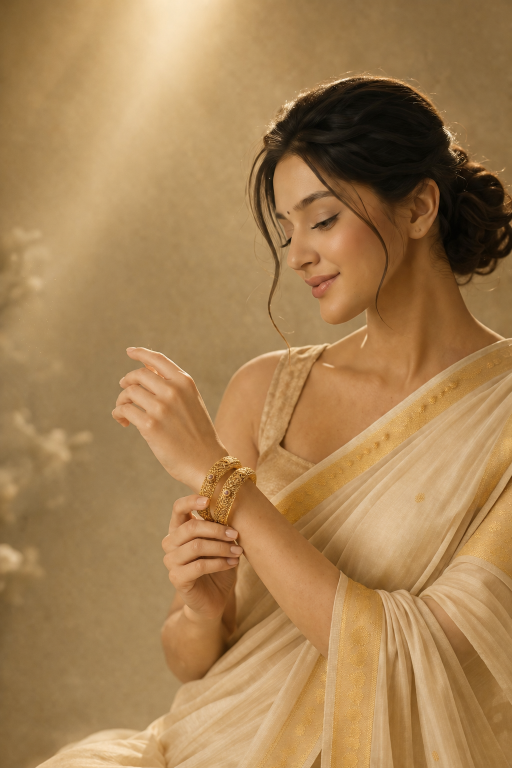
#> input picture src/assets/images/out.png, 1024 x 1536 px (shown at 1/2 size)
$ python make_out_empty.py
#> lines starting #> are read from the running program, lines starting #| are printed output that depends on the picture; after the words box and inside, x2 and y2 are one past the last pixel; in counts of white or black regions, pixels touching at a corner belong together; long printed decimals are rounded
#!/usr/bin/env python3
"""
Build scroll-story portrait pair from out.png (desired finale):

  out-empty.webp  — same pose as out.png, bangles softly covered with skin fill
  (worn finale is the original out.png — exact final frame the site should end on)

Also prints wrist geometry for bangleStory.js.

Usage:
  python3 tools/make_out_empty.py
"""

from __future__ import annotations

import json
from pathlib import Path

import cv2
import numpy as np
from PIL import Image

ROOT = Path(__file__).resolve().parents[1]
IMAGES = ROOT / "src" / "assets" / "images"
STORY = IMAGES / "story"


def main() -> None:
    out_bgr = cv2.imread(str(IMAGES / "out.png"))
#> out_bgr is the input picture: shape (1536, 1024, 3); mean B, G, R 83.5, 129, 166
    if out_bgr is None:
        raise SystemExit("out.png not found")
    h, w = out_bgr.shape[:2]
#> h = 1536; w = 1024
    rgb = cv2.cvtColor(out_bgr, cv2.COLOR_BGR2RGB)

    # --- Detect bangle metal in wrist ROI ---
    hsv = cv2.cvtColor(out_bgr, cv2.COLOR_BGR2HSV)
#> hsv: shape (1536, 1024, 3); mean H, S, V 16.8, 130.2, 166
    gold = cv2.inRange(hsv, (10, 65, 75), (38, 255, 255))
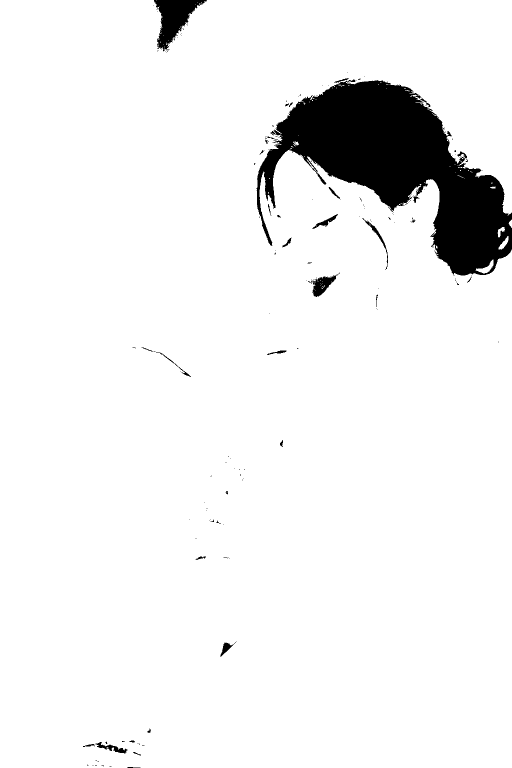
#> gold: shape (1536, 1024) (shown at 1/2 size); 93.8% white; 174 black regions (140 under 20 px), largest, box (x1, y1, x2, y2) and area: (513, 159, 1024, 552) 88001, (308, 0, 414, 103) 4923, (616, 545, 680, 594) 1119
    red = cv2.inRange(hsv, (0, 70, 50), (12, 255, 220))
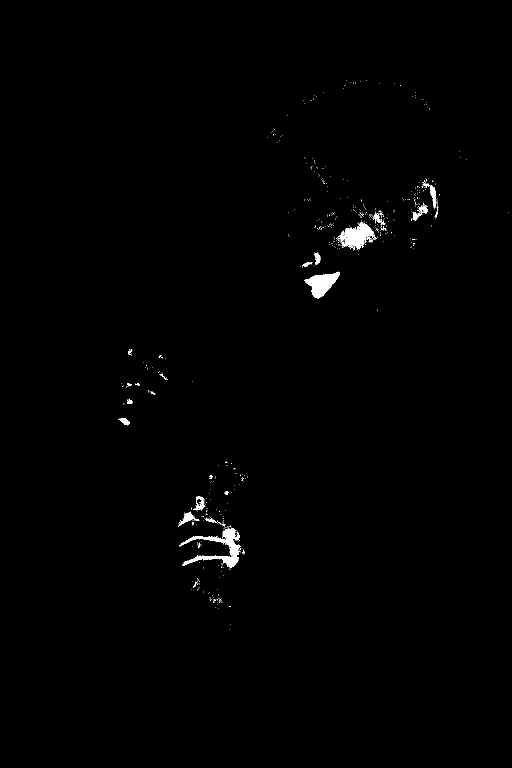
#> red: shape (1536, 1024) (shown at 1/2 size); 0.63% white; 595 white regions (569 under 20 px), largest, box (x1, y1, x2, y2) and area: (358, 1055, 482, 1137) 2555, (673, 445, 753, 501) 2010, (609, 543, 680, 597) 1935
    metal = cv2.bitwise_or(gold, red)
#> metal: shape (1536, 1024); 93.9% white; 150 black regions (118 under 20 px), largest, box (x1, y1, x2, y2) and area: (513, 159, 1024, 552) 87798, (308, 0, 414, 103) 4923, (190, 1484, 255, 1507) 482

    center = (438, 918)
    roi = np.zeros((h, w), np.uint8)
    cv2.ellipse(roi, center, (105, 95), -18, 0, 360, 255, -1)
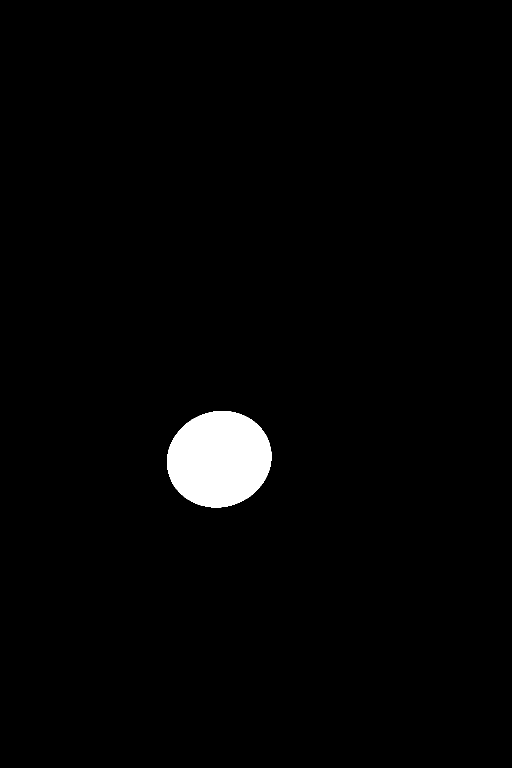
#> roi: shape (1536, 1024) (shown at 1/2 size); 2% white; 1 white region, box (x1, y1, x2, y2) and area: (334, 822, 543, 1015) 31591
    metal = cv2.bitwise_and(metal, roi)
#> metal: shape (1536, 1024); 2% white; 1 white region, box (x1, y1, x2, y2) and area: (334, 822, 543, 1015) 31582
    metal = cv2.morphologyEx(metal, cv2.MORPH_CLOSE, np.ones((4, 4), np.uint8), iterations=2)
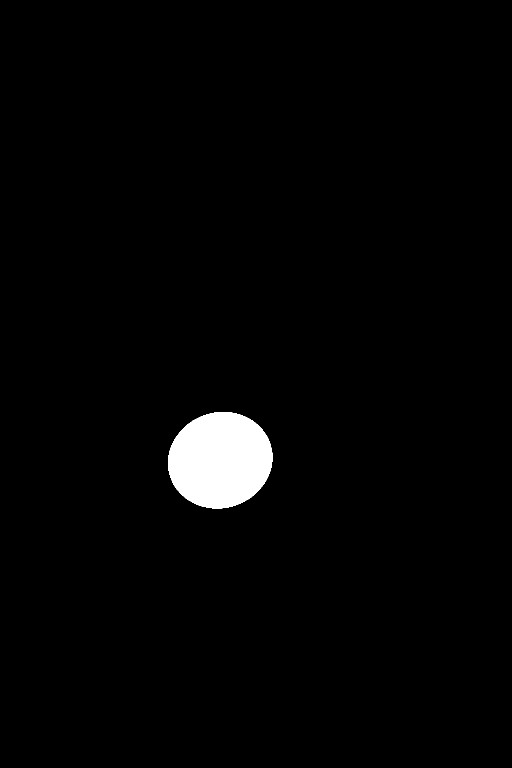
#> metal: shape (1536, 1024) (shown at 1/2 size); 2% white; 1 white region, box (x1, y1, x2, y2) and area: (336, 824, 545, 1017) 31591
    metal = cv2.dilate(metal, np.ones((5, 5), np.uint8), iterations=1)
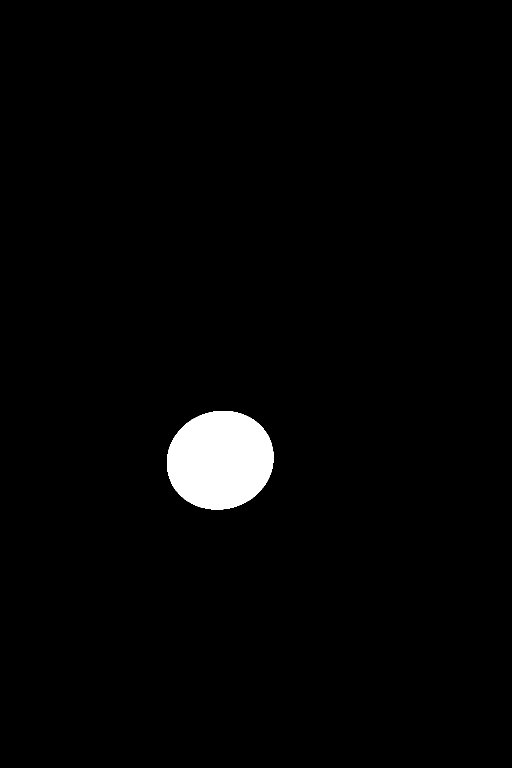
#> metal: shape (1536, 1024) (shown at 1/2 size); 2.1% white; 1 white region, box (x1, y1, x2, y2) and area: (334, 822, 547, 1019) 33215

    # Soft elliptical cover so residual gems are hidden
    cover = np.zeros((h, w), np.uint8)
    cv2.ellipse(cover, center, (90, 80), -18, 0, 360, 255, -1)
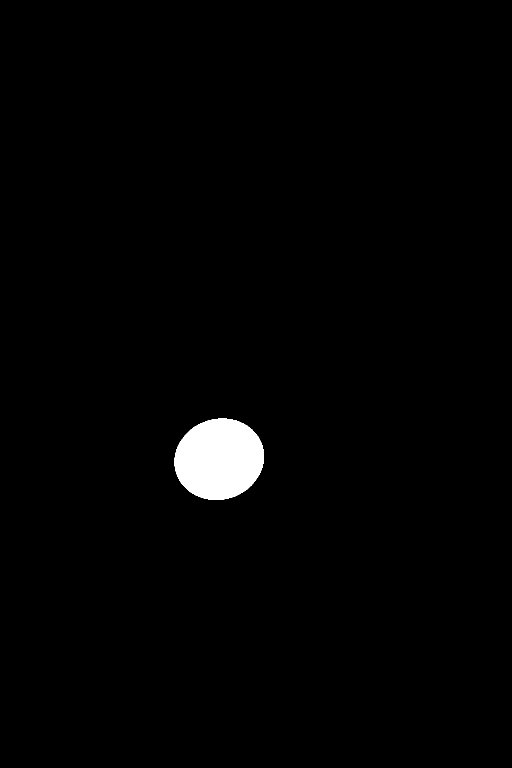
#> cover: shape (1536, 1024) (shown at 1/2 size); 1.5% white; 1 white region, box (x1, y1, x2, y2) and area: (349, 837, 528, 1000) 22845
    cover = cv2.GaussianBlur(cover, (0, 0), 10)
    metal_soft = cv2.GaussianBlur(metal, (0, 0), 5)
    alpha = np.maximum(
        cover.astype(np.float32) / 255.0,
        metal_soft.astype(np.float32) / 255.0,
    )
    alpha = np.clip(alpha, 0, 1)

    # Skin samples along the forearm
    p1 = np.median(rgb[790:840, 490:560].reshape(-1, 3), axis=0)
#> p1 = [194, 141, 89]
    p3 = np.median(rgb[940:985, 395:460].reshape(-1, 3), axis=0)
#> p3 = [181, 125, 65]
    t = np.clip((np.arange(h).reshape(-1, 1, 1) - 800) / 200.0, 0, 1)
#> t = 1536 values from 0 to 1
    grad = p1 * (1 - t) + p3 * t
#> grad = 1536 rows, first 8: [194, 141, 89], [194, 141, 89], [194, 141, 89], [194, 141, 89], [194, 141, 89], [194, 141, 89], [194, 141, 89], [194, 141, 89]
    grad = np.broadcast_to(grad, (h, w, 3)).copy()
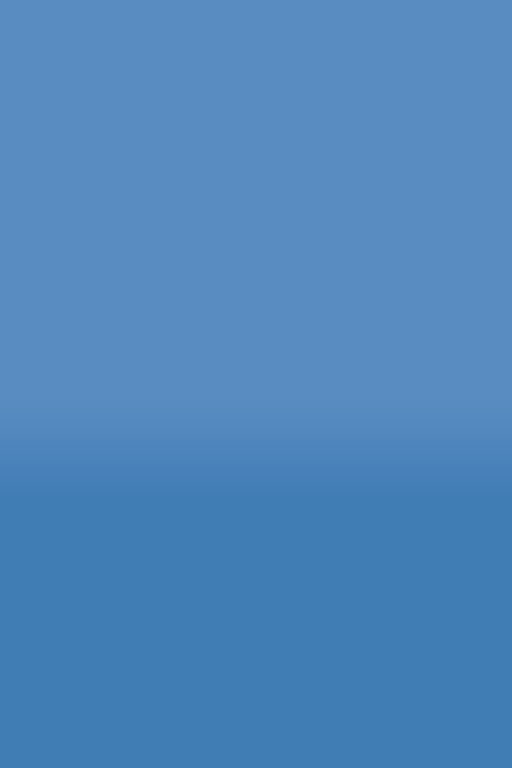
#> grad: shape (1536, 1024, 3) float64 (shown at 1/2 size); mean of channels 0, 1, 2 188.6, 134.4, 79.1; drawn as B, G, R
    rng = np.random.default_rng(7)
    fill = np.clip(grad + rng.normal(0, 2.8, (h, w, 3)), 0, 255)

    orig = rgb.astype(np.float32)
    a3 = alpha[..., None]
    empty = orig * (1 - a3) + fill * a3
    empty_u8 = empty.astype(np.uint8)
    blurred = cv2.GaussianBlur(empty_u8, (5, 5), 0)
    empty = (
        blurred.astype(np.float32) * (a3 * 0.55) + empty * (1 - a3 * 0.55)
    )
    empty = np.clip(empty, 0, 255).astype(np.uint8)

    out_empty = STORY / "out-empty.webp"
    Image.fromarray(empty).save(out_empty, "WEBP", quality=94, method=6)
    Image.fromarray(empty).save(STORY / "out-empty.png")

    ys, xs = np.where(metal > 0)
    meta = {
        "wrist_x_pct": float(xs.mean() / w * 100),
        "wrist_y_pct": float(ys.mean() / h * 100),
        "width_pct": float((xs.max() - xs.min()) / w * 100),
        "rotation": -18,
        "empty_asset": str(out_empty.relative_to(ROOT)),
        "worn_asset": "src/assets/images/out.png",
        "note": "Empty is same pose as out.png; worn finale is exact out.png",
    }
    (STORY / "out-empty.meta.json").write_text(json.dumps(meta, indent=2))
    print(json.dumps(meta, indent=2))
#| {
#|   "wrist_x_pct": 42.970,
#|   "wrist_y_pct": 59.896,
#|   "width_pct": 20.703,
#|   "rotation": -18,
#|   "empty_asset": "src/assets/images/story/out-empty.webp",
#|   "worn_asset": "src/assets/images/out.png",
#|   "note": "Empty is same pose as out.png; worn finale is exact out.png"
#| }
    print("Wrote", out_empty)


if __name__ == "__main__":
    main()
